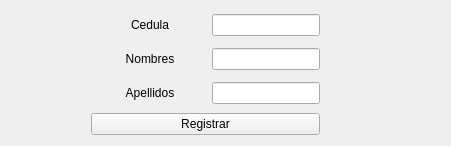
                      <widget class="QWidget" name="page_Cliente_Registrar">
                       <property name="styleSheet">
                        <string notr="true">QLabel{
	padding: 7px 30px;
}</string>
                       </property>
                       <layout class="QGridLayout" name="gridLayout_4">
                        <item row="0" column="2">
                         <widget class="QLineEdit" name="lineEdit_ClienteCedula_Registrar"/>
                        </item>
                        <item row="2" column="1">
                         <widget class="QLabel" name="label_IdChoder_Registrar_3">
                          <property name="text">
                           <string>&lt;html&gt;&lt;head/&gt;&lt;body&gt;&lt;p align=&quot;center&quot;&gt;Apellidos&lt;/p&gt;&lt;/body&gt;&lt;/html&gt;</string>
                          </property>
                         </widget>
                        </item>
                        <item row="0" column="1">
                         <widget class="QLabel" name="label_CapPasajeros_Registrar_3">
                          <property name="text">
                           <string>&lt;html&gt;&lt;head/&gt;&lt;body&gt;&lt;p align=&quot;center&quot;&gt;Cedula&lt;/p&gt;&lt;/body&gt;&lt;/html&gt;</string>
                          </property>
                         </widget>
                        </item>
                        <item row="1" column="0">
                         <spacer name="horizontalSpacer_13">
                          <property name="orientation">
                           <enum>Qt::Horizontal</enum>
                          </property>
                          <property name="sizeType">
                           <enum>QSizePolicy::Fixed</enum>
                          </property>
                          <property name="sizeHint" stdset="0">
                           <size>
                            <width>80</width>
                            <height>20</height>
                           </size>
                          </property>
                         </spacer>
                        </item>
                        <item row="1" column="1">
                         <widget class="QLabel" name="label_Marca_Registrar_3">
                          <property name="text">
                           <string>&lt;html&gt;&lt;head/&gt;&lt;body&gt;&lt;p align=&quot;center&quot;&gt;Nombres&lt;/p&gt;&lt;/body&gt;&lt;/html&gt;</string>
                          </property>
                         </widget>
                        </item>
                        <item row="1" column="3">
                         <spacer name="horizontalSpacer_12">
                          <property name="orientation">
                           <enum>Qt::Horizontal</enum>
                          </property>
                          <property name="sizeType">
                           <enum>QSizePolicy::Fixed</enum>
                          </property>
                          <property name="sizeHint" stdset="0">
                           <size>
                            <width>120</width>
                            <height>20</height>
                           </size>
                          </property>
                         </spacer>
                        </item>
                        <item row="2" column="2">
                         <widget class="QLineEdit" name="lineEdit_ClienteApellidos_Registrar"/>
                        </item>
                        <item row="3" column="1" colspan="2">
                         <widget class="QPushButton" name="Boton_Registrar_Cliente">
                          <property name="cursor">
                           <cursorShape>PointingHandCursor</cursorShape>
                          </property>
                          <property name="text">
                           <string>Registrar</string>
                          </property>
                         </widget>
                        </item>
                        <item row="1" column="2">
                         <widget class="QLineEdit" name="lineEdit_ClienteNombres_Registrar"/>
                        </item>
                       </layout>
                      </widget>
